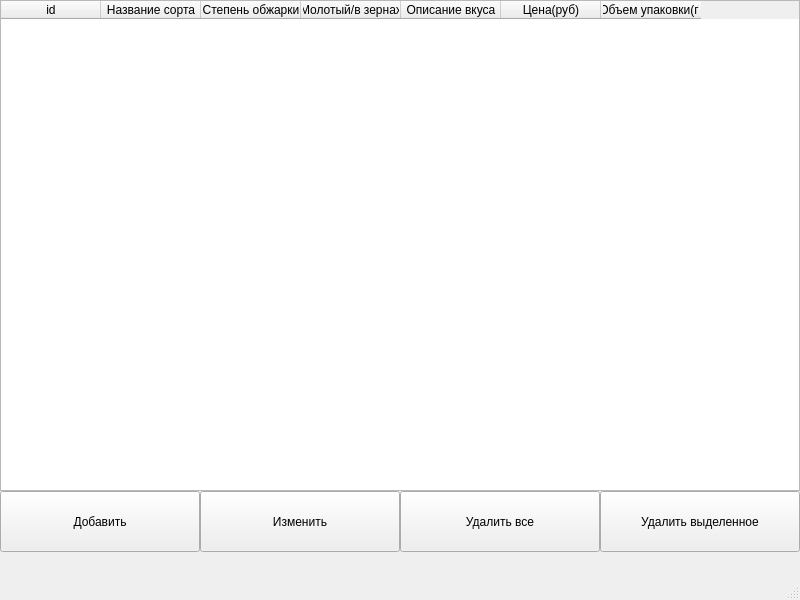
<?xml version="1.0" encoding="UTF-8"?>
<ui version="4.0">
 <class>MainWindow</class>
 <widget class="QMainWindow" name="MainWindow">
  <property name="geometry">
   <rect>
    <x>0</x>
    <y>0</y>
    <width>800</width>
    <height>600</height>
   </rect>
  </property>
  <property name="windowTitle">
   <string>MainWindow</string>
  </property>
  <widget class="QWidget" name="centralwidget">
   <widget class="QPushButton" name="pushButton">
    <property name="geometry">
     <rect>
      <x>0</x>
      <y>491</y>
      <width>200</width>
      <height>61</height>
     </rect>
    </property>
    <property name="text">
     <string>Добавить</string>
    </property>
   </widget>
   <widget class="QPushButton" name="pushButton_2">
    <property name="geometry">
     <rect>
      <x>200</x>
      <y>491</y>
      <width>200</width>
      <height>61</height>
     </rect>
    </property>
    <property name="text">
     <string>Изменить</string>
    </property>
   </widget>
   <widget class="QPushButton" name="pushButton_3">
    <property name="geometry">
     <rect>
      <x>400</x>
      <y>491</y>
      <width>200</width>
      <height>61</height>
     </rect>
    </property>
    <property name="text">
     <string>Удалить все</string>
    </property>
   </widget>
   <widget class="QPushButton" name="pushButton_4">
    <property name="geometry">
     <rect>
      <x>600</x>
      <y>491</y>
      <width>200</width>
      <height>61</height>
     </rect>
    </property>
    <property name="text">
     <string>Удалить выделенное</string>
    </property>
   </widget>
   <widget class="QTableWidget" name="tableWidget">
    <property name="geometry">
     <rect>
      <x>0</x>
      <y>0</y>
      <width>800</width>
      <height>491</height>
     </rect>
    </property>
    <column>
     <property name="text">
      <string>id</string>
     </property>
    </column>
    <column>
     <property name="text">
      <string>Название сорта</string>
     </property>
    </column>
    <column>
     <property name="text">
      <string>Степень обжарки</string>
     </property>
    </column>
    <column>
     <property name="text">
      <string>Молотый/в зернах</string>
     </property>
    </column>
    <column>
     <property name="text">
      <string>Описание вкуса</string>
     </property>
    </column>
    <column>
     <property name="text">
      <string>Цена(руб)</string>
     </property>
    </column>
    <column>
     <property name="text">
      <string>Объем упаковки(г)</string>
     </property>
    </column>
   </widget>
  </widget>
  <widget class="QMenuBar" name="menubar">
   <property name="geometry">
    <rect>
     <x>0</x>
     <y>0</y>
     <width>800</width>
     <height>21</height>
    </rect>
   </property>
  </widget>
  <widget class="QStatusBar" name="statusbar"/>
 </widget>
 <resources/>
 <connections/>
</ui>
